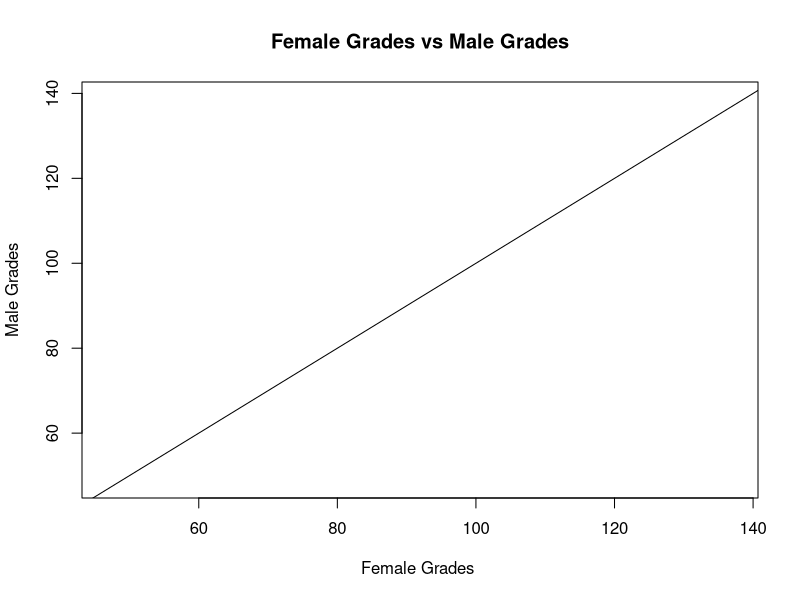
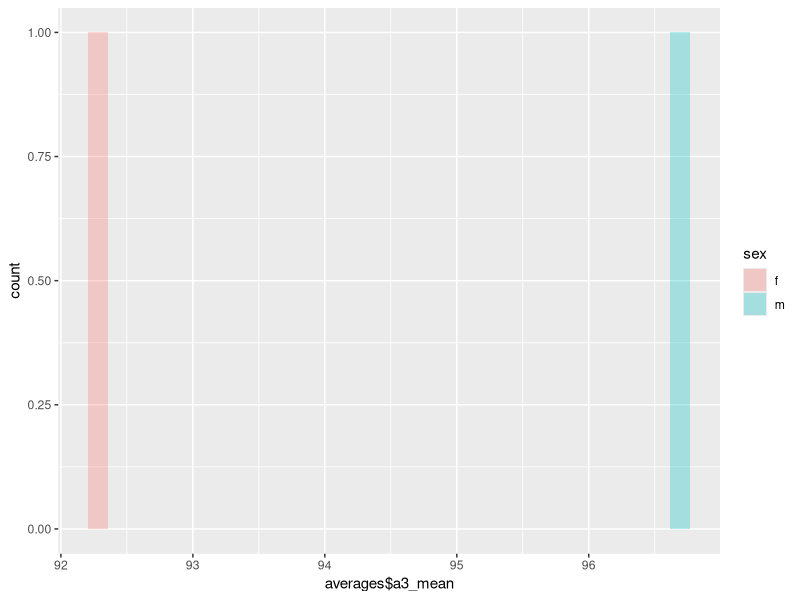
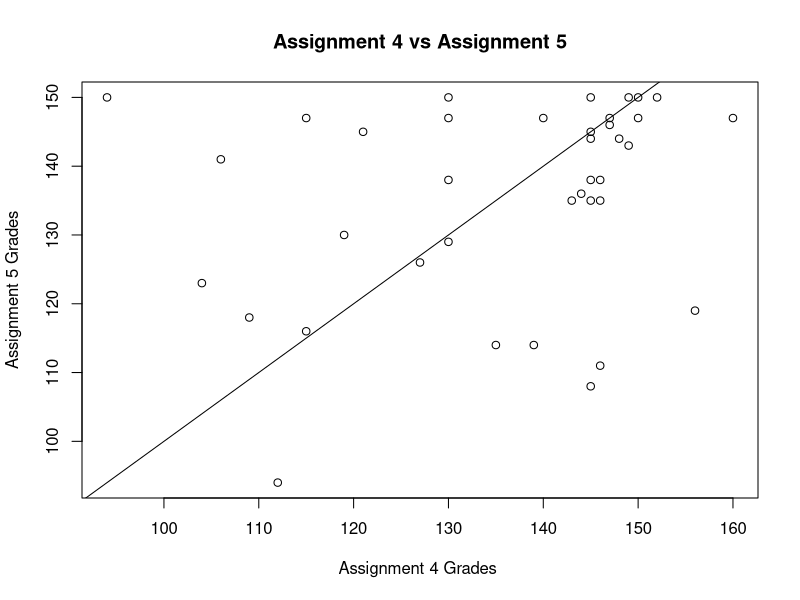

Here is the R script that generated these plots, in order:
# Part 2: Asses grade differences between male and female students in an Informartics course
# For each question, make sure to clearly calculate your answer, and (where appropriate)
# write additional observations as comments in this script.

# Set up
library(dplyr)
library(tidyr)
library(ggplot2)

# Load grades from the `grades.csv` file
setwd("~/INFO370/nb3-bohran")
grade.data = read.csv("grades.csv", stringsAsFactors = FALSE)
print(grade.data)

# How many students are there of each sex?
male = grade.data %>% filter(sex=='m')
male_count = nrow(male)
female = grade.data %>% filter(sex=='f')
female_count = nrow(female)

# Calculate the average grade for each assignment by sex
# Hint: use `summarize_all`
male_average = male %>% summarise(a1_mean = mean(a1), a2_mean = mean(a2),
                                   a3_mean = mean(a3), a4_mean = mean(a4),
                                   a5_mean = mean(a5), a6_mean = mean(a6),
                                   a7_mean = mean(a7), a8_mean = mean(a8))

female_average = female %>% summarise(a1_mean = mean(a1), a2_mean = mean(a2),
                                       a3_mean = mean(a3), a4_mean = mean(a4),
                                       a5_mean = mean(a5), a6_mean = mean(a6),
                                       a7_mean = mean(a7), a8_mean = mean(a8))
averages = grade.data%>% group_by(sex) %>%  summarise(a1_mean = mean(a1), a2_mean = mean(a2),
                                               a3_mean = mean(a3), a4_mean = mean(a4),
                                               a5_mean = mean(a5), a6_mean = mean(a6),
                                               a7_mean = mean(a7), a8_mean = mean(a8),
                                               total_mean = mean(total))

# Create a scatter plot showing the average female score (x) v.s. male score (y)
# on each assignment. Then, add a 45 degree line to the graph
# Hint: this requires reshaping your data
grade.data.reshape = gather(averages, "assignment", "score", a1_mean:a8_mean)
grade.data.reshape = spread(grade.data.reshape, sex, score)
plot(grade.data.reshape$f, grade.data.reshape$m, main="Female Grades vs Male Grades", 
     xlab="Female Grades ", ylab="Male Grades")
abline(0,1)

# Perform a T test comparing the "total" grade of male and female students?
# Is there an observed and significant different by sex?

t.test(female$total)
t.test(male$total)
# There is no significant difference by sex

# Now run a t-test on each assignment comparing the grade of male and female students
# (feel free to use a loop or `lapply`)
# Were there any assignments with an observed difference in male and female grades?
maleT <- for(i in 3:10) {
  print(t.test(male[i]))
}

 femaleT <- for(i in 3:10) {
  print(t.test(female[i]))
 }

# For any assignments with a statistically significant difference in performance, 
# create an overlapping histogram showing the distribution of male and female grades.
# Use these histograms to interpret why the differences were statistically significant
grades_sex <- grade.data %>%  select(sex, a1, a2, a3, a4, a5, a6, a7, a8) %>% group_by(sex)

f_grades <- grades_sex[grades_sex$sex == 'f',]
m_grades <- grades_sex[grades_sex$sex == 'm' ,]

fm_grades <- rbind(maleT, femaleT)
ggplot(data = averages, aes(x = averages$a3_mean, fill = sex)) + geom_histogram(alpha = 0.3)




# We can use similar techniques to make comparisons across assignments (*not* by sex)
# As an example, use a t-test to answer the question, 
# Was assignment 4 harder than assignment 5? 
# Make sure to account for the fact that the data is *paried*
# Create a graphic that supports this comparison
 
print(t.test(grade.data$a4, grade.data$a5), paired = TRUE)

plot(grade.data$a4, grade.data$a5, main="Assignment 4 vs Assignment 5", 
     xlab="Assignment 4 Grades ", ylab="Assignment 5 Grades")
abline(0,1)


